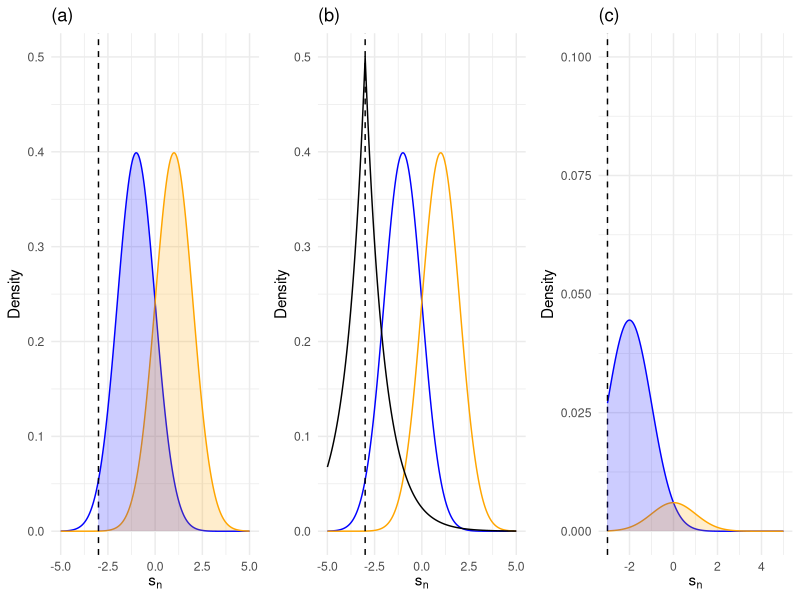

R code for this plot:
#Generate Figure 3:Smooth randomized response and the signal likelihoods

# Load necessary library
library(ggplot2)
# Arrange plots side by side
library(gridExtra)
library(cowplot)
# Set parameters
mu_positive <- 1
mu_negative <- -1
sigma <- 1
epsilon <- 1
t_ln <- -3

# Generate data
x <- seq(-5, 5, by = 0.01)
f_positive <- dnorm(x, mean = mu_positive, sd = sigma)
f_negative <- dnorm(x, mean = mu_negative, sd = sigma)
u_n <- (1 / 2) * exp(-epsilon * (abs(x - t_ln)))


u_n_complement <- 1 - u_n

# Apply the (1 - threshold) to the blue and orange distributions
f_combined_negative <- f_negative * u_n
f_combined_positive <- f_positive * u_n

# Create a data frame for plotting
data <- data.frame(x = x, 
                   f_negative = f_negative, 
                   f_positive = f_positive, 
                   u_n = u_n, 
                   f_combined_negative = f_combined_negative, 
                   f_combined_positive = f_combined_positive)


# Plot p1: Only the blue and orange normal distributions with the threshold line and shading
p1 <- ggplot(data, aes(x = x)) + 
  geom_line(aes(y = f_negative), color = "blue") +
  geom_line(aes(y = f_positive), color = "orange") +
  geom_vline(xintercept = t_ln, color = "black", linetype = "dashed") +
  geom_area(aes(y = f_negative), data = data[data$x >= t_ln, ], fill = "blue", alpha = 0.2) + 
  geom_area(aes(y = f_positive), data = data[data$x >= t_ln, ], fill = "orange", alpha = 0.2) +
  labs(title = "(a)",  # Title added
       x = expression(s[n]), 
       y = "Density") +
  ylim(0, 0.5) +
  theme_minimal()

# Plot p2: Original functions with smooth randomized response and threshold
p2 <- ggplot(data, aes(x = x)) + 
  geom_line(aes(y = f_negative), color = "blue") +
  geom_line(aes(y = f_positive), color = "orange") +
  geom_line(aes(y = u_n), color = "black") +
  geom_vline(xintercept = t_ln, color = "black", linetype = "dashed") +
  labs(title = "(b)",  # Title added
       x = expression(s[n]), 
       y = "Density") +
  ylim(0, 0.5) +
  theme_minimal()

# Plot p3: Combined response with (1 - threshold) only for x >= t_ln, with shading and y-axis limit
p3 <- ggplot(data[data$x >= t_ln, ], aes(x = x)) + 
  geom_line(aes(y = f_combined_negative), color = "blue") +
  geom_line(aes(y = f_combined_positive), color = "orange") +
  geom_vline(xintercept = t_ln, color = "black", linetype = "dashed") +
  geom_area(aes(y = f_combined_negative), fill = "blue", alpha = 0.2) + 
  geom_area(aes(y = f_combined_positive), fill = "orange", alpha = 0.2) +
  labs(title = "(c)",  # Title added
       x = expression(s[n]), 
       y = "Density") +
  ylim(0, 0.1) + # Set y-axis limit
  theme_minimal()

# Arrange the three plots in a single row
grid.arrange(p1, p2, p3, ncol = 3)

